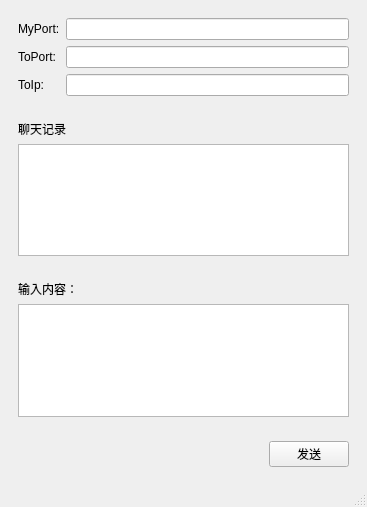
<?xml version="1.0" encoding="UTF-8"?>
<ui version="4.0">
 <class>MainWindow</class>
 <widget class="QMainWindow" name="MainWindow">
  <property name="geometry">
   <rect>
    <x>0</x>
    <y>0</y>
    <width>367</width>
    <height>507</height>
   </rect>
  </property>
  <property name="windowTitle">
   <string>MainWindow</string>
  </property>
  <widget class="QWidget" name="centralwidget">
   <layout class="QVBoxLayout" name="verticalLayout_4">
    <item>
     <layout class="QVBoxLayout" name="verticalLayout_3">
      <item>
       <widget class="QWidget" name="widget" native="true">
        <layout class="QGridLayout" name="gridLayout">
         <item row="0" column="0">
          <widget class="QLabel" name="label">
           <property name="text">
            <string>MyPort:</string>
           </property>
          </widget>
         </item>
         <item row="0" column="1">
          <widget class="QLineEdit" name="myPort"/>
         </item>
         <item row="1" column="0">
          <widget class="QLabel" name="label_2">
           <property name="text">
            <string>ToPort:</string>
           </property>
          </widget>
         </item>
         <item row="1" column="1">
          <widget class="QLineEdit" name="toPort"/>
         </item>
         <item row="2" column="0">
          <widget class="QLabel" name="label_3">
           <property name="text">
            <string>ToIp:</string>
           </property>
          </widget>
         </item>
         <item row="2" column="1">
          <widget class="QLineEdit" name="toIp"/>
         </item>
        </layout>
       </widget>
      </item>
      <item>
       <widget class="QWidget" name="widget_2" native="true">
        <layout class="QVBoxLayout" name="verticalLayout">
         <item>
          <widget class="QLabel" name="label_4">
           <property name="text">
            <string>聊天记录</string>
           </property>
          </widget>
         </item>
         <item>
          <widget class="QTextEdit" name="record">
           <property name="readOnly">
            <bool>true</bool>
           </property>
          </widget>
         </item>
        </layout>
       </widget>
      </item>
      <item>
       <widget class="QWidget" name="widget_3" native="true">
        <layout class="QVBoxLayout" name="verticalLayout_2">
         <item>
          <widget class="QLabel" name="label_5">
           <property name="text">
            <string>输入内容：</string>
           </property>
          </widget>
         </item>
         <item>
          <widget class="QTextEdit" name="input"/>
         </item>
        </layout>
       </widget>
      </item>
      <item>
       <widget class="QWidget" name="widget_4" native="true">
        <layout class="QHBoxLayout" name="horizontalLayout">
         <item>
          <spacer name="horizontalSpacer">
           <property name="orientation">
            <enum>Qt::Horizontal</enum>
           </property>
           <property name="sizeHint" stdset="0">
            <size>
             <width>40</width>
             <height>20</height>
            </size>
           </property>
          </spacer>
         </item>
         <item>
          <widget class="QPushButton" name="sendBtn">
           <property name="text">
            <string>发送</string>
           </property>
          </widget>
         </item>
        </layout>
       </widget>
      </item>
     </layout>
    </item>
   </layout>
  </widget>
  <widget class="QMenuBar" name="menubar">
   <property name="geometry">
    <rect>
     <x>0</x>
     <y>0</y>
     <width>367</width>
     <height>26</height>
    </rect>
   </property>
  </widget>
  <widget class="QStatusBar" name="statusbar"/>
 </widget>
 <resources/>
 <connections/>
</ui>
